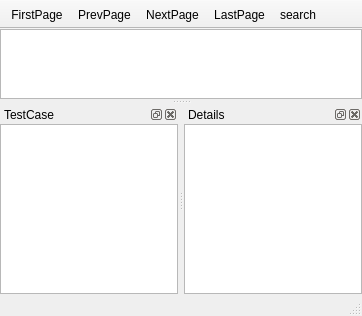
<?xml version="1.0" encoding="UTF-8"?>
<ui version="4.0">
 <class>MainWindow</class>
 <widget class="QMainWindow" name="MainWindow">
  <property name="geometry">
   <rect>
    <x>0</x>
    <y>0</y>
    <width>362</width>
    <height>316</height>
   </rect>
  </property>
  <property name="windowTitle">
   <string>TreeATE Results</string>
  </property>
  <widget class="QWidget" name="centralWidget">
   <layout class="QVBoxLayout" name="verticalLayout">
    <property name="leftMargin">
     <number>0</number>
    </property>
    <property name="topMargin">
     <number>0</number>
    </property>
    <property name="rightMargin">
     <number>0</number>
    </property>
    <property name="bottomMargin">
     <number>0</number>
    </property>
    <item>
     <widget class="QTableView" name="tableView">
      <property name="styleSheet">
       <string notr="true"/>
      </property>
      <property name="selectionMode">
       <enum>QAbstractItemView::SingleSelection</enum>
      </property>
      <property name="selectionBehavior">
       <enum>QAbstractItemView::SelectRows</enum>
      </property>
     </widget>
    </item>
   </layout>
  </widget>
  <widget class="QToolBar" name="mainToolBar">
   <property name="windowTitle">
    <string>Toolbar</string>
   </property>
   <property name="movable">
    <bool>false</bool>
   </property>
   <attribute name="toolBarArea">
    <enum>TopToolBarArea</enum>
   </attribute>
   <attribute name="toolBarBreak">
    <bool>false</bool>
   </attribute>
   <addaction name="actionFirstPage"/>
   <addaction name="actionPrevPage"/>
   <addaction name="actionNextPage"/>
   <addaction name="actionLastPage"/>
   <addaction name="actionSearch"/>
  </widget>
  <widget class="QStatusBar" name="statusBar"/>
  <widget class="QDockWidget" name="dockWidget_testcase">
   <property name="minimumSize">
    <size>
     <width>51</width>
     <height>68</height>
    </size>
   </property>
   <property name="windowTitle">
    <string>TestCase</string>
   </property>
   <attribute name="dockWidgetArea">
    <number>8</number>
   </attribute>
   <widget class="QWidget" name="dockWidgetContents_testcase">
    <layout class="QVBoxLayout" name="verticalLayout_2">
     <property name="leftMargin">
      <number>0</number>
     </property>
     <property name="topMargin">
      <number>0</number>
     </property>
     <property name="rightMargin">
      <number>0</number>
     </property>
     <property name="bottomMargin">
      <number>0</number>
     </property>
     <item>
      <widget class="QTableView" name="tableView_case">
       <property name="styleSheet">
        <string notr="true"/>
       </property>
       <property name="selectionMode">
        <enum>QAbstractItemView::SingleSelection</enum>
       </property>
       <property name="selectionBehavior">
        <enum>QAbstractItemView::SelectRows</enum>
       </property>
      </widget>
     </item>
    </layout>
   </widget>
  </widget>
  <widget class="QDockWidget" name="dockWidget_detial">
   <property name="windowTitle">
    <string>Details</string>
   </property>
   <attribute name="dockWidgetArea">
    <number>8</number>
   </attribute>
   <widget class="QWidget" name="dockWidgetContents_detial">
    <layout class="QVBoxLayout" name="verticalLayout_3">
     <property name="leftMargin">
      <number>0</number>
     </property>
     <property name="topMargin">
      <number>0</number>
     </property>
     <property name="rightMargin">
      <number>0</number>
     </property>
     <property name="bottomMargin">
      <number>0</number>
     </property>
     <item>
      <widget class="QTableView" name="tableView_detail">
       <property name="styleSheet">
        <string notr="true">alternate-background-color: rgb(232, 232, 232);</string>
       </property>
       <property name="selectionMode">
        <enum>QAbstractItemView::SingleSelection</enum>
       </property>
      </widget>
     </item>
    </layout>
   </widget>
  </widget>
  <action name="actionSearch">
   <property name="icon">
    <iconset resource="res.qrc">
     <normaloff>:/search.png</normaloff>:/search.png</iconset>
   </property>
   <property name="text">
    <string>search</string>
   </property>
   <property name="toolTip">
    <string>search results with barcode</string>
   </property>
  </action>
  <action name="actionPrevPage">
   <property name="icon">
    <iconset resource="res.qrc">
     <normaloff>:/ChevronLeft.png</normaloff>:/ChevronLeft.png</iconset>
   </property>
   <property name="text">
    <string>PrevPage</string>
   </property>
   <property name="toolTip">
    <string>Previous Page</string>
   </property>
  </action>
  <action name="actionFirstPage">
   <property name="icon">
    <iconset resource="res.qrc">
     <normaloff>:/FristPage.png</normaloff>:/FristPage.png</iconset>
   </property>
   <property name="text">
    <string>FirstPage</string>
   </property>
   <property name="toolTip">
    <string>First Page</string>
   </property>
  </action>
  <action name="actionNextPage">
   <property name="icon">
    <iconset resource="res.qrc">
     <normaloff>:/ChevronRight.png</normaloff>:/ChevronRight.png</iconset>
   </property>
   <property name="text">
    <string>NextPage</string>
   </property>
   <property name="toolTip">
    <string>Next page</string>
   </property>
  </action>
  <action name="actionLastPage">
   <property name="icon">
    <iconset resource="res.qrc">
     <normaloff>:/LastPage.png</normaloff>:/LastPage.png</iconset>
   </property>
   <property name="text">
    <string>LastPage</string>
   </property>
   <property name="toolTip">
    <string>Last Page</string>
   </property>
  </action>
 </widget>
 <layoutdefault spacing="6" margin="11"/>
 <resources>
  <include location="res.qrc"/>
 </resources>
 <connections/>
</ui>
